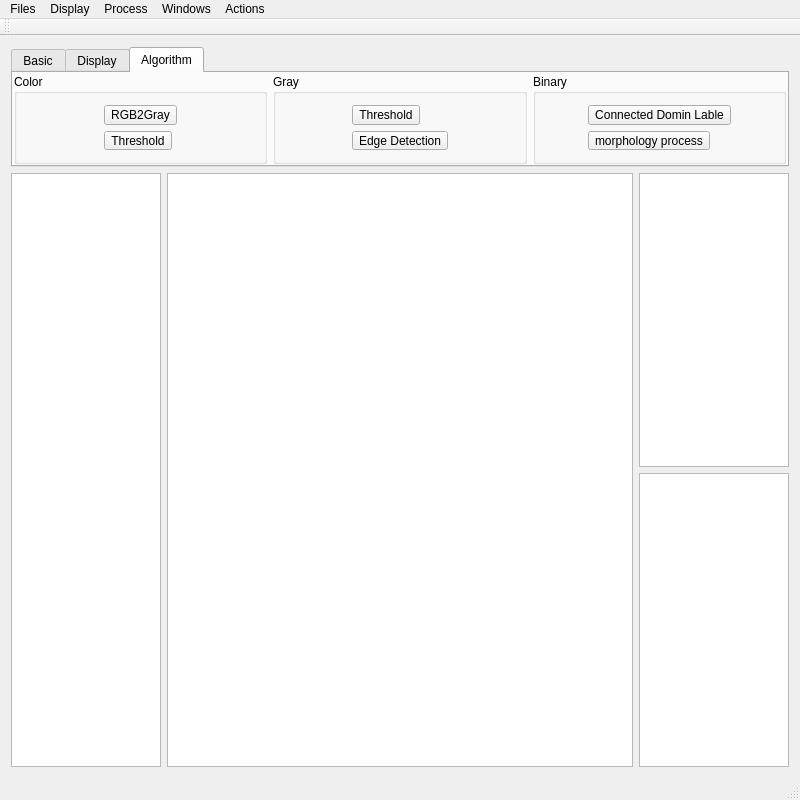
<?xml version="1.0" encoding="UTF-8"?>
<ui version="4.0">
 <class>MainWindow</class>
 <widget class="QMainWindow" name="MainWindow">
  <property name="geometry">
   <rect>
    <x>0</x>
    <y>0</y>
    <width>800</width>
    <height>800</height>
   </rect>
  </property>
  <property name="windowTitle">
   <string>MainWindow</string>
  </property>
  <widget class="QWidget" name="centralWidget">
   <layout class="QVBoxLayout" name="verticalLayout">
    <item>
     <widget class="QTabWidget" name="tabWidget">
      <property name="maximumSize">
       <size>
        <width>100000</width>
        <height>120</height>
       </size>
      </property>
      <property name="currentIndex">
       <number>2</number>
      </property>
      <widget class="QWidget" name="tab">
       <attribute name="title">
        <string>Basic</string>
       </attribute>
       <layout class="QHBoxLayout" name="horizontalLayout">
        <property name="spacing">
         <number>6</number>
        </property>
        <property name="sizeConstraint">
         <enum>QLayout::SetDefaultConstraint</enum>
        </property>
        <property name="leftMargin">
         <number>1</number>
        </property>
        <property name="topMargin">
         <number>1</number>
        </property>
        <property name="rightMargin">
         <number>1</number>
        </property>
        <property name="bottomMargin">
         <number>1</number>
        </property>
        <item>
         <widget class="QGroupBox" name="groupBox_3">
          <property name="title">
           <string>Files</string>
          </property>
          <layout class="QGridLayout" name="gridLayout_2">
           <item row="1" column="1">
            <widget class="QToolButton" name="toolButton_4">
             <property name="sizePolicy">
              <sizepolicy hsizetype="Preferred" vsizetype="Preferred">
               <horstretch>0</horstretch>
               <verstretch>0</verstretch>
              </sizepolicy>
             </property>
             <property name="text">
              <string>Save As</string>
             </property>
            </widget>
           </item>
           <item row="0" column="1">
            <widget class="QToolButton" name="toolButton_5">
             <property name="text">
              <string>Open</string>
             </property>
            </widget>
           </item>
          </layout>
         </widget>
        </item>
        <item>
         <widget class="QGroupBox" name="groupBox">
          <property name="title">
           <string>Process</string>
          </property>
          <layout class="QGridLayout" name="gridLayout_3">
           <property name="leftMargin">
            <number>9</number>
           </property>
           <property name="topMargin">
            <number>9</number>
           </property>
           <item row="0" column="0">
            <widget class="QToolButton" name="toolButton">
             <property name="text">
              <string>Reset</string>
             </property>
            </widget>
           </item>
           <item row="1" column="0">
            <widget class="QToolButton" name="toolButton_2">
             <property name="text">
              <string> duplicate Image</string>
             </property>
            </widget>
           </item>
          </layout>
         </widget>
        </item>
       </layout>
      </widget>
      <widget class="QWidget" name="tab_2">
       <attribute name="title">
        <string>Display</string>
       </attribute>
       <layout class="QHBoxLayout" name="horizontalLayout_2">
        <property name="leftMargin">
         <number>1</number>
        </property>
        <property name="topMargin">
         <number>1</number>
        </property>
        <property name="rightMargin">
         <number>1</number>
        </property>
        <property name="bottomMargin">
         <number>1</number>
        </property>
        <item>
         <widget class="QGroupBox" name="groupBox_2">
          <property name="title">
           <string>Zoom</string>
          </property>
          <layout class="QGridLayout" name="gridLayout">
           <item row="1" column="0">
            <widget class="QToolButton" name="toolButton_10">
             <property name="text">
              <string>Zoom-</string>
             </property>
            </widget>
           </item>
           <item row="0" column="0">
            <widget class="QToolButton" name="toolButton_9">
             <property name="text">
              <string>Zoom+</string>
             </property>
            </widget>
           </item>
          </layout>
         </widget>
        </item>
        <item>
         <widget class="QGroupBox" name="groupBox_5">
          <property name="title">
           <string>OpenCV Windows</string>
          </property>
          <layout class="QGridLayout" name="gridLayout_7">
           <item row="0" column="0">
            <widget class="QToolButton" name="toolButton_11">
             <property name="text">
              <string>Close All OpenCV Windows </string>
             </property>
            </widget>
           </item>
          </layout>
         </widget>
        </item>
       </layout>
      </widget>
      <widget class="QWidget" name="tab_4">
       <attribute name="title">
        <string>Algorithm</string>
       </attribute>
       <layout class="QHBoxLayout" name="horizontalLayout_4">
        <property name="leftMargin">
         <number>1</number>
        </property>
        <property name="topMargin">
         <number>1</number>
        </property>
        <property name="rightMargin">
         <number>1</number>
        </property>
        <property name="bottomMargin">
         <number>1</number>
        </property>
        <item>
         <widget class="QGroupBox" name="groupBox_4">
          <property name="title">
           <string>Color</string>
          </property>
          <layout class="QGridLayout" name="gridLayout_4">
           <item row="0" column="0">
            <widget class="QToolButton" name="toolButton_7">
             <property name="text">
              <string>RGB2Gray</string>
             </property>
            </widget>
           </item>
           <item row="1" column="0">
            <widget class="QToolButton" name="toolButton_13">
             <property name="text">
              <string>Threshold</string>
             </property>
            </widget>
           </item>
          </layout>
         </widget>
        </item>
        <item>
         <widget class="QGroupBox" name="groupBox_6">
          <property name="title">
           <string>Gray</string>
          </property>
          <layout class="QGridLayout" name="gridLayout_6">
           <item row="0" column="0">
            <widget class="QToolButton" name="toolButton_6">
             <property name="text">
              <string>Threshold</string>
             </property>
            </widget>
           </item>
           <item row="1" column="0">
            <widget class="QToolButton" name="toolButton_12">
             <property name="text">
              <string>Edge Detection</string>
             </property>
            </widget>
           </item>
          </layout>
         </widget>
        </item>
        <item>
         <widget class="QGroupBox" name="groupBox_7">
          <property name="title">
           <string>Binary</string>
          </property>
          <layout class="QGridLayout" name="gridLayout_5">
           <item row="0" column="0">
            <widget class="QToolButton" name="toolButton_3">
             <property name="text">
              <string>Connected Domin Lable</string>
             </property>
            </widget>
           </item>
           <item row="1" column="0">
            <widget class="QToolButton" name="toolButton_8">
             <property name="text">
              <string>morphology process</string>
             </property>
            </widget>
           </item>
          </layout>
         </widget>
        </item>
       </layout>
      </widget>
     </widget>
    </item>
    <item>
     <layout class="QHBoxLayout" name="horizontalLayout_3">
      <item>
       <widget class="QListWidget" name="listWidget_2">
        <property name="maximumSize">
         <size>
          <width>150</width>
          <height>16777215</height>
         </size>
        </property>
       </widget>
      </item>
      <item>
       <widget class="QGraphicsView" name="graphicsView"/>
      </item>
      <item>
       <layout class="QVBoxLayout" name="verticalLayout_4">
        <item>
         <widget class="QTextEdit" name="textEdit_2">
          <property name="enabled">
           <bool>true</bool>
          </property>
          <property name="minimumSize">
           <size>
            <width>150</width>
            <height>0</height>
           </size>
          </property>
          <property name="maximumSize">
           <size>
            <width>150</width>
            <height>16777215</height>
           </size>
          </property>
          <property name="readOnly">
           <bool>true</bool>
          </property>
         </widget>
        </item>
        <item>
         <widget class="QTextEdit" name="textEdit_3">
          <property name="enabled">
           <bool>true</bool>
          </property>
          <property name="minimumSize">
           <size>
            <width>150</width>
            <height>0</height>
           </size>
          </property>
          <property name="maximumSize">
           <size>
            <width>150</width>
            <height>16777215</height>
           </size>
          </property>
          <property name="readOnly">
           <bool>true</bool>
          </property>
         </widget>
        </item>
       </layout>
      </item>
     </layout>
    </item>
   </layout>
  </widget>
  <widget class="QMenuBar" name="menuBar">
   <property name="geometry">
    <rect>
     <x>0</x>
     <y>0</y>
     <width>800</width>
     <height>25</height>
    </rect>
   </property>
   <widget class="QMenu" name="menuFiles">
    <property name="title">
     <string>Files</string>
    </property>
    <addaction name="actionOpen"/>
    <addaction name="actionSave_As"/>
   </widget>
   <widget class="QMenu" name="menuDisplay">
    <property name="title">
     <string>Display</string>
    </property>
    <widget class="QMenu" name="menuZoom">
     <property name="title">
      <string>Zoom</string>
     </property>
     <addaction name="actionZoom_2"/>
     <addaction name="actionZoom_3"/>
    </widget>
    <addaction name="menuZoom"/>
    <addaction name="actionOverlayer"/>
    <addaction name="actionOverlayer_Apply"/>
   </widget>
   <widget class="QMenu" name="menuProcess">
    <property name="title">
     <string>Process</string>
    </property>
    <addaction name="actionRGB2Gray"/>
    <addaction name="actionReset"/>
   </widget>
   <widget class="QMenu" name="menuWindows">
    <property name="title">
     <string>Windows</string>
    </property>
    <addaction name="actionTools_Bar"/>
   </widget>
   <widget class="QMenu" name="menuActions">
    <property name="title">
     <string>Actions</string>
    </property>
    <addaction name="actionTest"/>
    <addaction name="actionThreshold"/>
   </widget>
   <addaction name="menuFiles"/>
   <addaction name="menuDisplay"/>
   <addaction name="menuProcess"/>
   <addaction name="menuWindows"/>
   <addaction name="menuActions"/>
  </widget>
  <widget class="QToolBar" name="mainToolBar">
   <attribute name="toolBarArea">
    <enum>TopToolBarArea</enum>
   </attribute>
   <attribute name="toolBarBreak">
    <bool>false</bool>
   </attribute>
  </widget>
  <widget class="QStatusBar" name="statusBar"/>
  <action name="actionOpen">
   <property name="text">
    <string>Open</string>
   </property>
  </action>
  <action name="actionSave_As">
   <property name="text">
    <string>Save As</string>
   </property>
  </action>
  <action name="actionZoom_2">
   <property name="text">
    <string>Zoom+</string>
   </property>
  </action>
  <action name="actionZoom_3">
   <property name="text">
    <string>Zoom-</string>
   </property>
  </action>
  <action name="actionRGB2Gray">
   <property name="text">
    <string>RGB2Gray</string>
   </property>
   <property name="visible">
    <bool>false</bool>
   </property>
  </action>
  <action name="actionReset">
   <property name="text">
    <string>Reset</string>
   </property>
   <property name="visible">
    <bool>false</bool>
   </property>
  </action>
  <action name="actionTools_Bar">
   <property name="checkable">
    <bool>true</bool>
   </property>
   <property name="checked">
    <bool>true</bool>
   </property>
   <property name="text">
    <string>Tools Bar</string>
   </property>
  </action>
  <action name="actionTest">
   <property name="text">
    <string>Test</string>
   </property>
   <property name="visible">
    <bool>false</bool>
   </property>
  </action>
  <action name="actionThreshold">
   <property name="text">
    <string>Threshold</string>
   </property>
   <property name="visible">
    <bool>false</bool>
   </property>
  </action>
  <action name="actionOverlayer">
   <property name="checkable">
    <bool>true</bool>
   </property>
   <property name="checked">
    <bool>false</bool>
   </property>
   <property name="enabled">
    <bool>false</bool>
   </property>
   <property name="text">
    <string>Overlayer</string>
   </property>
   <property name="visible">
    <bool>false</bool>
   </property>
  </action>
  <action name="actionOverlayer_Apply">
   <property name="text">
    <string>Overlayer Apply</string>
   </property>
   <property name="visible">
    <bool>false</bool>
   </property>
  </action>
  <action name="actionRemove_Image">
   <property name="text">
    <string>Remove Image</string>
   </property>
  </action>
  <action name="actionRename">
   <property name="text">
    <string>Rename</string>
   </property>
  </action>
  <action name="actionAddImage">
   <property name="text">
    <string>AddImage</string>
   </property>
  </action>
  <action name="actionConnected_Domin_Lable">
   <property name="text">
    <string>Connected Domin Lable</string>
   </property>
  </action>
  <action name="actionmorphology_process">
   <property name="text">
    <string>morphology process</string>
   </property>
  </action>
  <action name="actionDestoryAllCvWindows">
   <property name="text">
    <string>DestoryAllCvWindows</string>
   </property>
  </action>
  <action name="actionEdge_Detection">
   <property name="text">
    <string>Edge Detection</string>
   </property>
  </action>
  <action name="actionThreshold_Color">
   <property name="text">
    <string>Threshold Color</string>
   </property>
  </action>
 </widget>
 <layoutdefault spacing="6" margin="11"/>
 <resources/>
 <connections/>
</ui>
